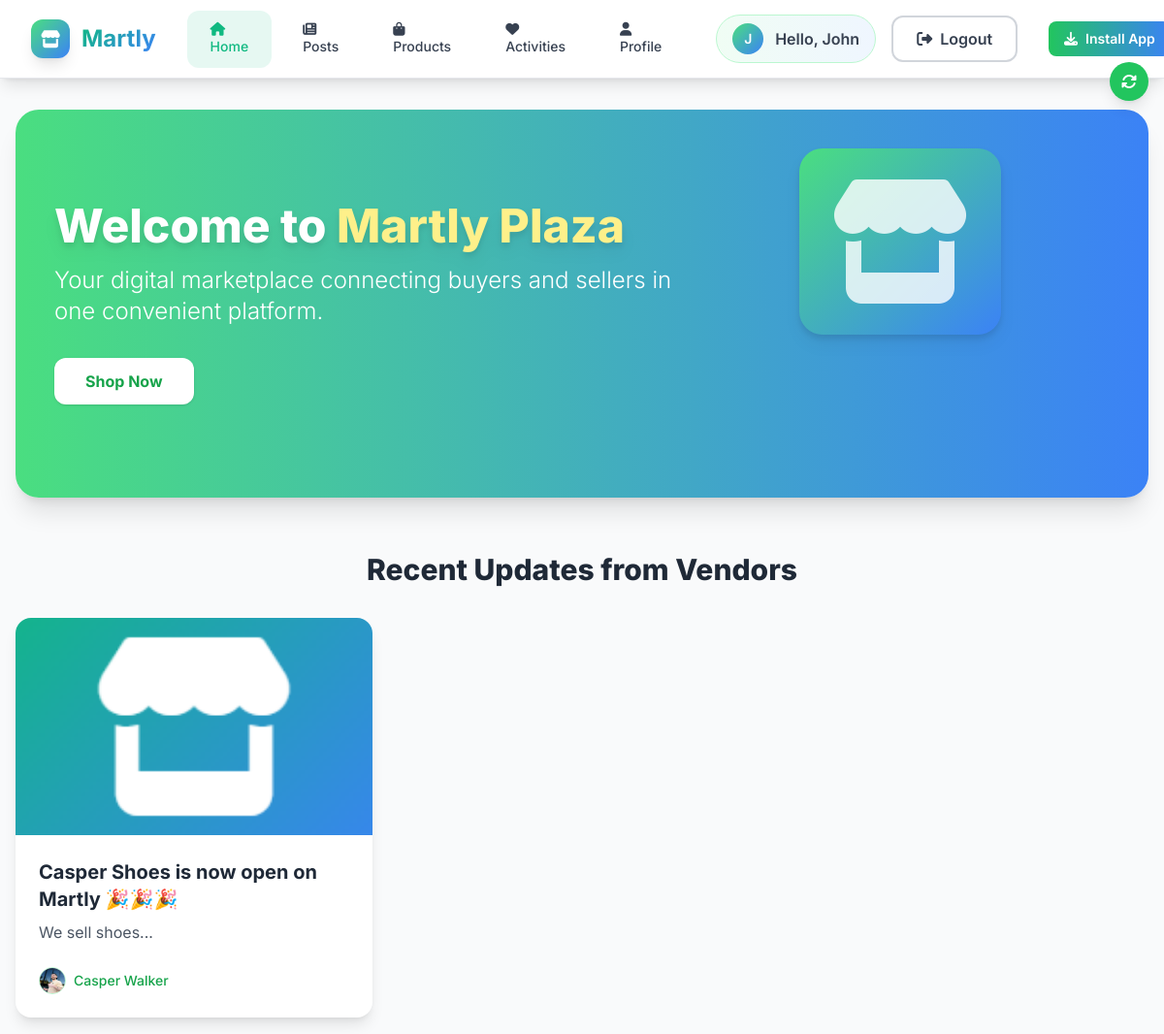
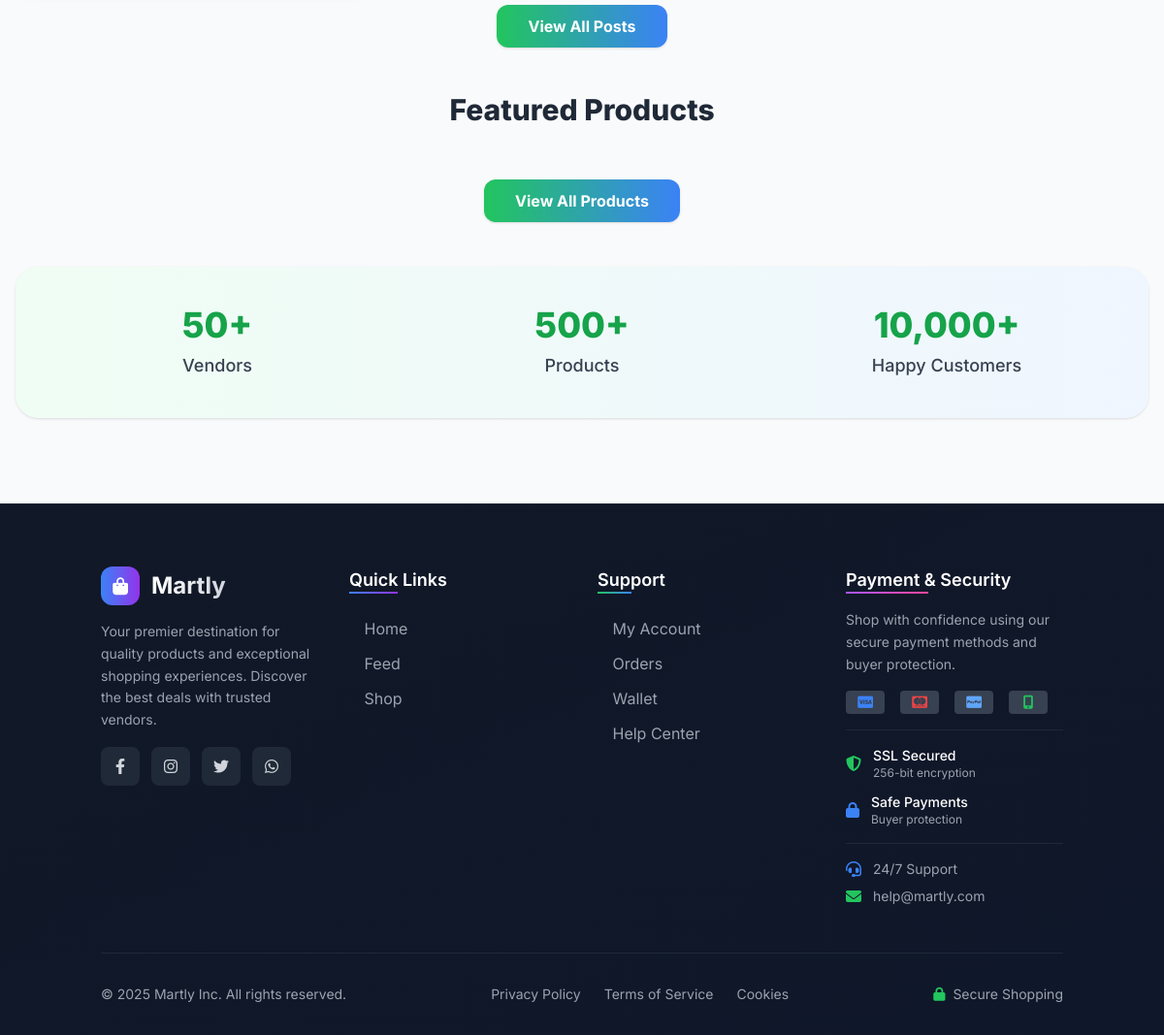
The page / (signed in) on the database its author committed (2 pictures, top to bottom).
### tables this page shows
CREATE TABLE `users` (
  `id` int(11) NOT NULL,
  `username` varchar(50) NOT NULL,
  `email` varchar(100) NOT NULL,
  `password` varchar(255) NOT NULL,
  `first_name` varchar(50) DEFAULT NULL,
  `last_name` varchar(50) DEFAULT NULL,
  `profile_picture` varchar(255) DEFAULT NULL,
  `user_type` enum('customer','vendor','admin') DEFAULT 'customer',
  `referral_code` varchar(20) DEFAULT NULL,
  `referred_by` int(11) DEFAULT NULL,
  `created_at` timestamp NOT NULL DEFAULT current_timestamp(),
  `updated_at` timestamp NOT NULL DEFAULT current_timestamp() ON UPDATE current_timestamp(),
  `referred_count` int(11) DEFAULT 0
);

CREATE TABLE `posts` (
  `id` int(11) NOT NULL,
  `company_id` int(11) NOT NULL,
  `title` varchar(255) NOT NULL,
  `content` text DEFAULT NULL,
  `media_url` varchar(255) DEFAULT NULL,
  `media_filename` varchar(255) DEFAULT NULL,
  `media_type` enum('image','video') DEFAULT 'image',
  `created_at` timestamp NOT NULL DEFAULT current_timestamp(),
  `updated_at` timestamp NOT NULL DEFAULT current_timestamp() ON UPDATE current_timestamp()
);

CREATE TABLE `companies` (
  `id` int(11) NOT NULL,
  `user_id` int(11) NOT NULL,
  `name` varchar(100) NOT NULL,
  `description` text DEFAULT NULL,
  `logo` varchar(255) DEFAULT NULL,
  `banner` varchar(255) DEFAULT NULL,
  `contact_email` varchar(100) DEFAULT NULL,
  `phone` varchar(20) DEFAULT NULL,
  `address` text DEFAULT NULL,
  `whatsapp_url` varchar(255) DEFAULT NULL,
  `instagram_url` varchar(255) DEFAULT NULL,
  `created_at` timestamp NOT NULL DEFAULT current_timestamp(),
  `updated_at` timestamp NOT NULL DEFAULT current_timestamp() ON UPDATE current_timestamp(),
  `subscription_status` enum('active','expired','pending') DEFAULT 'pending',
  `subscription_expiry` datetime DEFAULT NULL
);

### includes/config.php (called while the page is built, shortened)
<?php
try {
    $pdo = new PDO("mysql:host=" . DB_HOST . ";dbname=" . DB_NAME, DB_USER, DB_PASS);
    $pdo->setAttribute(PDO::ATTR_ERRMODE, PDO::ERRMODE_EXCEPTION);
    $pdo->setAttribute(PDO::ATTR_DEFAULT_FETCH_MODE, PDO::FETCH_ASSOC);
} catch (PDOException $e) {
    die("Connection failed: " . $e->getMessage());
}
function isLoggedIn()
{
    return isset($_SESSION['user_id']);
}
function getCurrentUser()
{
    global $pdo;
    if (isLoggedIn()) {
        $stmt = $pdo->prepare("SELECT * FROM users WHERE id = ?");
        $stmt->execute([$_SESSION['user_id']]);
        return $stmt->fetch();
    }
    return null;
}
function getUnreadActivityCount()
{
    global $pdo;
    $currentUser = getCurrentUser();
    $stmt = $pdo->prepare("SELECT COUNT(*) FROM activities WHERE user_id = ? AND is_read = FALSE");
    $stmt->execute([$currentUser['id']]);
    return $stmt->fetchColumn();
}

### index.php (the view, shortened to what this page needs)
<?php
require_once 'includes/config.php';
$stmt = $pdo->query("
    SELECT p.*, c.name as company_name, c.logo as company_logo, u.username
    FROM posts p
    JOIN companies c ON p.company_id = c.id
    JOIN users u ON c.user_id = u.id
    ORDER BY p.created_at DESC
    LIMIT 6
");
$recentPostsAll = $stmt->fetchAll();
shuffle($recentPostsAll);
$recentPosts = array_slice($recentPostsAll, 0, 3);
?>
<?php require_once 'includes/header.php'; ?>
<div class="max-w-7xl mx-auto px-4 py-8">
    <section class="bg-gradient-to-r from-green-400 to-blue-500 rounded-3xl p-10 text-white mb-14 shadow-xl flex flex-col md:flex-row items-center justify-between">
        <div class="max-w-2xl">
            <h1 class="text-5xl font-extrabold mb-4 drop-shadow-lg">Welcome to <span class="text-yellow-200">Martly Plaza</span></h1>
            <p class="text-2xl mb-8 font-light">Your digital marketplace connecting buyers and sellers in one convenient platform.</p>
            <div class="flex flex-wrap gap-4">
                <a href="/online-plaza/products/index.php" class="bg-white text-green-600 px-8 py-3 rounded-xl font-bold shadow hover:bg-gray-100 transition duration-300">Shop Now</a>
            </div>
        </div>
        <div class="hidden md:block flex items-center justify-center w-80 h-80">
            <i class="fas fa-store text-[8rem] text-white/80 drop-shadow-lg bg-gradient-to-br from-green-400 to-blue-500 rounded-3xl p-8"></i>
        </div>
    </section>
    <section class="mb-14">
        <h2 class="text-3xl font-extrabold mb-8 text-gray-800 text-center">Recent Updates from Vendors</h2>
        <div class="grid grid-cols-1 md:grid-cols-3 gap-8">
            <?php foreach ($recentPosts as $post): ?>
                <div class="bg-white rounded-2xl shadow-lg overflow-hidden hover:shadow-2xl transition duration-300 flex flex-col">
                    <?php if (!empty($post['media_url'])): ?>
                        <div class="h-56 bg-gray-200 flex items-center justify-center">
                            <?php if ($post['media_type'] === 'image'): ?>
                                <img src="<?php echo htmlspecialchars($post['media_url']); ?>" alt="<?php echo htmlspecialchars($post['title']); ?>" class="h-full w-full object-cover">
                            <?php endif; ?>
                        </div>
                    <?php else: ?>
                        <div class="h-56 bg-gradient-to-br from-green-100 to-blue-100 flex items-center justify-center">
                            <i class="fas fa-image text-5xl text-green-300"></i>
                        </div>
                    <?php endif; ?>
                    <div class="p-6 flex-1 flex flex-col">
                        <h3 class="font-bold text-xl mb-2 text-gray-800"><?php echo htmlspecialchars($post['title']); ?></h3>
                        <p class="text-gray-600 text-base mb-4 flex-1"><?php echo substr(htmlspecialchars($post['content']), 0, 100); ?>...</p>
                        <div class="flex items-center justify-between mt-2">
                            <a href="/online-plaza/company/index.php?id=<?php echo $post['company_id']; ?>" class="flex items-center space-x-2 text-green-600 hover:text-green-800 text-sm font-medium">
                                <?php if (!empty($post['company_logo'])): ?>
                                    <img src="<?php echo htmlspecialchars($post['company_logo']); ?>" alt="Logo" class="w-7 h-7 rounded-full border border-green-200">
                                <?php endif; ?>
                                <span><?php echo htmlspecialchars($post['company_name']); ?></span>
                            </a>
                        </div>
                    </div>
                </div>
            <?php endforeach; ?>
        </div>
        <div class="text-center mt-8">
            <a href="/online-plaza/posts/index.php" class="bg-gradient-to-r from-green-500 to-blue-500 text-white px-8 py-3 rounded-xl font-bold shadow hover:from-green-600 hover:to-blue-600 transition duration-300">View All Posts</a>
        </div>
    </section>
    <section class="mb-14">
        <h2 class="text-3xl font-extrabold mb-8 text-gray-800 text-center">Featured Products</h2>
        <div class="text-center mt-8">
            <a href="/online-plaza/products/index.php" class="bg-gradient-to-r from-green-500 to-blue-500 text-white px-8 py-3 rounded-xl font-bold shadow hover:from-green-600 hover:to-blue-600 transition duration-300">View All Products</a>
        </div>
    </section>
    <section class="bg-gradient-to-r from-green-50 to-blue-50 rounded-3xl p-10 mb-14 shadow">
        <div class="grid grid-cols-1 md:grid-cols-3 gap-10 text-center">
            <div>
                <h3 class="text-4xl font-extrabold text-green-600 mb-2">50+</h3>
                <p class="text-gray-700 text-lg font-medium">Vendors</p>
            </div>
            <div>
                <h3 class="text-4xl font-extrabold text-green-600 mb-2">500+</h3>
                <p class="text-gray-700 text-lg font-medium">Products</p>
            </div>
            <div>
                <h3 class="text-4xl font-extrabold text-green-600 mb-2">10,000+</h3>
                <p class="text-gray-700 text-lg font-medium">Happy Customers</p>
            </div>
        </div>
    </section>
</div>
<?php require_once 'includes/footer.php'; ?>

### includes/header.php (shortened to what this page needs)
<?php
require_once 'config.php';
$currentUser = getCurrentUser();
$unreadNotifications = 0;
$unreadActivityCount = isLoggedIn() ? getUnreadActivityCount() : 0;
?>
<!DOCTYPE html>
<html lang="en">
<head>
    <script src="https://cdn.tailwindcss.com"></script>
    <link rel="stylesheet" href="https://cdnjs.cloudflare.com/ajax/libs/font-awesome/6.4.0/css/all.min.css">
    <link rel="stylesheet" href="/assets/css/style.css">
</head>
<body class="bg-gray-50">
    <nav class="nav-blur shadow-lg sticky top-0 border-b border-gray-200 z-30">
        <div class="w-full mx-auto nav-container">
            <div class="flex justify-between items-center h-14 md:h-16 lg:h-20 px-3 sm:px-4 lg:px-8">
                <a href="/online-plaza/index.php" class="flex items-center space-x-2 sm:space-x-3 group flex-shrink-0">
                    <div class="w-7 h-7 sm:w-8 sm:h-8 lg:w-10 lg:h-10 bg-gradient-to-br from-green-400 to-blue-500 rounded-xl flex items-center justify-center shadow-lg transform group-hover:rotate-12 transition-transform duration-300">
                        <i class="fas fa-store text-white text-xs sm:text-sm lg:text-lg"></i>
                    </div>
                    <span class="font-bold text-lg sm:text-xl lg:text-2xl logo-gradient logo-text">Martly</span>
                </a>
                <div class="hidden md:flex items-center justify-center flex-1 mx-2 lg:mx-8 compact-menu">
                    <div class="flex items-center space-x-1 lg:space-x-2">
                        <a href="/online-plaza/index.php" class="nav-link px-3 lg:px-6 py-2 lg:py-3 rounded-xl font-medium text-gray-700 hover:text-green-600 hover:bg-green-50/50 transition-all duration-300 <?php echo (basename($_SERVER['PHP_SELF']) === 'index.php' && !isset($_GET['page'])) ? 'active' : ''; ?>">
                            <i class="fas fa-home mr-2"></i>
                            <span class="nav-link-text">Home</span>
                        </a>
                        <a href="/online-plaza/posts/index.php" class="nav-link px-3 lg:px-6 py-2 lg:py-3 rounded-xl font-medium text-gray-700 hover:text-green-600 hover:bg-green-50/50 transition-all duration-300 <?php echo strpos($_SERVER['REQUEST_URI'], 'posts/') !== false ? 'active' : ''; ?>">
                            <i class="fas fa-newspaper mr-2"></i>
                            <span class="nav-link-text">Posts</span>
                        </a>
                        <a href="/online-plaza/products/index.php" class="nav-link px-3 lg:px-6 py-2 lg:py-3 rounded-xl font-medium text-gray-700 hover:text-green-600 hover:bg-green-50/50 transition-all duration-300 <?php echo strpos($_SERVER['REQUEST_URI'], 'products/') !== false ? 'active' : ''; ?>">
                            <i class="fas fa-shopping-bag mr-2"></i>
                            <span class="nav-link-text">Products</span>
                        </a>
                        <?php if (isLoggedIn()): ?>
                            <a href="/online-plaza/activities/index.php" class="nav-link relative px-3 lg:px-6 py-2 lg:py-3 rounded-xl font-medium text-gray-700 hover:text-green-600 hover:bg-green-50/50 transition-all duration-300 <?php echo strpos($_SERVER['REQUEST_URI'], 'activities/') !== false ? 'active' : ''; ?>">
                                <i class="fas fa-heart mr-2"></i>
                                <span class="nav-link-text">Activities</span>
                            </a>
                            <?php if ($currentUser && $currentUser['user_type'] === 'vendor'): ?>
                                <a href="/online-plaza/company/orders.php" class="nav-link relative px-3 lg:px-6 py-2 lg:py-3 rounded-xl font-medium text-gray-700 hover:text-green-600 hover:bg-green-50/50 transition-all duration-300 <?php echo strpos($_SERVER['REQUEST_URI'], 'company/orders') !== false ? 'active' : ''; ?>">
                                    <i class="fas fa-bell mr-2"></i>
                                    <span class="nav-link-text">Notifications</span>
                                    <?php if ($unreadNotifications > 0): ?>
                                        <span class="notification-badge">
                                            <?php echo $unreadNotifications > 9 ? '9+' : $unreadNotifications; ?>
                                        </span>
                                    <?php endif; ?>
                                </a>
                                <a href="/online-plaza/company/dashboard.php" class="nav-link px-3 lg:px-6 py-2 lg:py-3 rounded-xl font-medium text-gray-700 hover:text-green-600 hover:bg-green-50/50 transition-all duration-300 <?php echo strpos($_SERVER['REQUEST_URI'], 'company/dashboard') !== false ? 'active' : ''; ?>">
                                    <i class="fas fa-building mr-2"></i>
                                    <span class="nav-link-text">Company</span>
                                </a>
                            <?php else: ?>
                                <a href="/online-plaza/profile/index.php" class="nav-link px-3 lg:px-6 py-2 lg:py-3 rounded-xl font-medium text-gray-700 hover:text-green-600 hover:bg-green-50/50 transition-all duration-300 <?php echo strpos($_SERVER['REQUEST_URI'], 'profile/') !== false ? 'active' : ''; ?>">
                                    <i class="fas fa-user mr-2"></i>
                                    <span class="nav-link-text">Profile</span>
                                </a>
                            <?php endif; ?>
                        <?php endif; ?>
                    </div>
                </div>
                <div class="hidden md:flex items-center space-x-2 lg:space-x-4 flex-shrink-0 user-actions">
                    <?php if (isLoggedIn()): ?>
                        <div class="flex items-center space-x-2 lg:space-x-3 px-2 lg:px-4 py-1 lg:py-2 bg-gradient-to-r from-green-50 to-blue-50 rounded-full border border-green-200 user-avatar-container">
                            <div class="w-6 h-6 lg:w-8 lg:h-8 bg-gradient-to-br from-green-400 to-blue-500 rounded-full flex items-center justify-center text-white font-semibold text-xs lg:text-sm user-avatar">
                                <?php echo strtoupper(substr($currentUser['first_name'] ?? $currentUser['username'], 0, 1)); ?>
                            </div>
                            <span class="text-gray-700 font-semibold text-sm lg:text-base user-greeting">Hello, <?php echo htmlspecialchars($currentUser['first_name'] ?? $currentUser['username']); ?></span>
                        </div>
                        <a href="/online-plaza/auth/logout.php" class="px-3 lg:px-6 py-1 lg:py-2.5 font-semibold text-gray-700 hover:text-red-600 border-2 border-gray-300 hover:border-red-400 rounded-xl transition-all duration-300 text-sm lg:text-base logout-btn">
                            <i class="fas fa-sign-out-alt mr-1 lg:mr-2"></i>Logout
                        </a>
                    <?php endif; ?>
                    <div class="hidden md:flex items-center" id="install-button-container">
                        <button id="install-martly-btn" class="ml-4 px-4 py-2 bg-gradient-to-r from-green-500 to-blue-500 text-white rounded-lg text-sm font-semibold hover:shadow-lg transition-all duration-300 flex items-center space-x-2">
                            <i class="fas fa-download"></i>
                            <span>Install App</span>
                        </button>
                    </div>
                </div>
            </div>
        </div>
    </nav>

### rows shown on the page
users: first_name "J", first_name "John"
posts: media_url (picture), title "Casper Shoes is now open on Martly 🎉🎉🎉", content "We sell shoes", company.logo (picture), company.name "Casper Walker"
